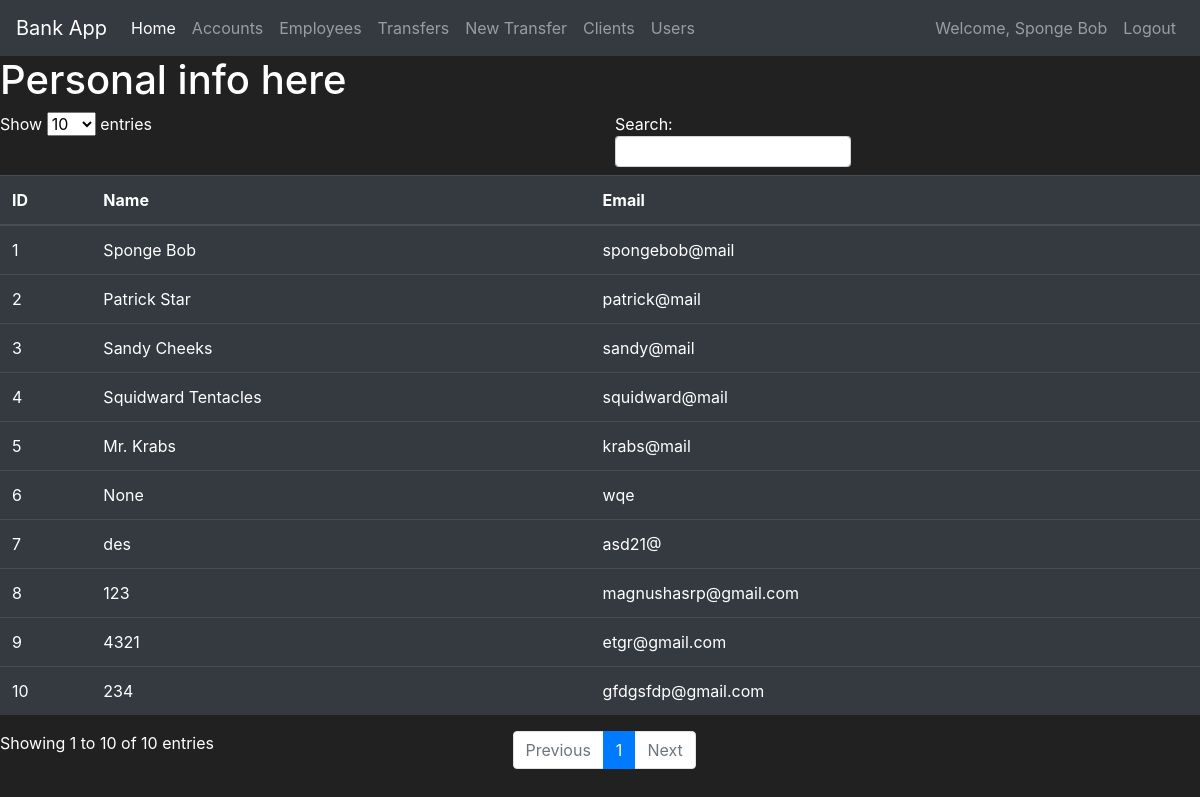
Screenshot of /users (signed in) with the database file from the repository.
### bank/models.py (models this page shows, shortened)
class User(db.Model, UserMixin):
    id = db.Column(db.Integer(), primary_key=True, autoincrement=True)
    name = db.Column(db.String())
    email = db.Column(db.String())
    password = db.Column(db.String)

### bank/routes.py (the view)
@app.route('/users')
@login_required
def users_page():
    users = User.query.all()
    return render_template("users.html", users=users)

### bank/models.py (called while the page is built)
@login_manager.user_loader
def load_user(user_id):
    return User.query.get(int(user_id))

### bank/templates/users.html (shortened to what this page needs)
{% extends "layout.html" %}
{% block body %}
<h1>Personal info here</h1>
<table id="data" class="table table-hover table-dark">
    <thead>
    <tr>
        <th>ID</th>
        <th>Name</th>
        <th>Email</th>
    </tr>
    </thead>
    <tbody>
    {% for user in users %}
    <tr>
        <td>{{ user.id }}</td>
        <td>{{ user.name }}</td>
        <td>{{ user.email }}</td>
    </tr>
    {% endfor %}
    </tbody>
</table>
{% endblock %}

### bank/templates/layout.html (shortened to what this page needs)
<!doctype html>
<html lang="en">
<head>
    <link rel="stylesheet" href="https://cdn.jsdelivr.net/npm/bootstrap@4.5.3/dist/css/bootstrap.min.css"
>
</head>
<body>
<nav class="navbar navbar-expand-md navbar-dark bg-dark">
    <a class="navbar-brand" href="{{ url_for('home_page') }}">Bank App</a>
    <div class="collapse navbar-collapse" id="navbarNav">
        <ul class="navbar-nav mr-auto">
            <li class="nav-item active">
                <a class="nav-link" href="{{ url_for('home_page') }}">Home <span class="sr-only">(current)</span></a>
            </li>
            <li class="nav-item">
                <a class="nav-link" href="{{ url_for('accounts_page') }}">Accounts</a>
            </li>
            <li class="nav-item">
                <a class="nav-link" href="{{ url_for('employees_page') }}">Employees</a>
            </li>
            <li class="nav-item">
                <a class="nav-link" href="{{ url_for('transfer_page') }}">Transfers</a>
            </li>
            <li class="nav-item">
                <a class="nav-link" href="{{ url_for('new_transfer_page') }}">New Transfer</a>
            </li>
            <li class="nav-item">
                <a class="nav-link" href="{{ url_for('clients_page') }}">Clients</a>
            </li>
            <li class="nav-item">
                <a class="nav-link" href="{{ url_for('users_page') }}">Users</a>
            </li>
        </ul>
        {% if current_user.is_authenticated %}
            <ul class="navbar-nav">
                <li class="nav-item">
                    <a class="nav-link">Welcome, {{ current_user.name }}</a>
                </li>
                <li class="nav-item">
                    <a class="nav-link" href="{{ url_for('logout_page') }}">Logout</a>
                </li>
            </ul>
        {% endif %}
    </div>
</nav>
{% block body %}
{% endblock %}
</body>
</html>

### bank/templates/layout.html (style rules this page uses)
body { background-color: #212121; color: white }

### rows the page displays
User: name "Sponge Bob", id "1", email "spongebob@mail"
User: id "2", name "Patrick Star", email "patrick@mail"
User: id "3", name "Sandy Cheeks", email "sandy@mail"
User: id "4", name "Squidward Tentacles", email "squidward@mail"
User: id "5", name "Mr. Krabs", email "krabs@mail"
User: id "6", name "None", email "wqe"
User: id "7", name "des", email "asd21@"
User: id "8", name "123", email "magnushasrp@gmail.com"
User: id "9", name "4321", email "etgr@gmail.com"
User: id "10", name "234", email "gfdgsfdp@gmail.com"
